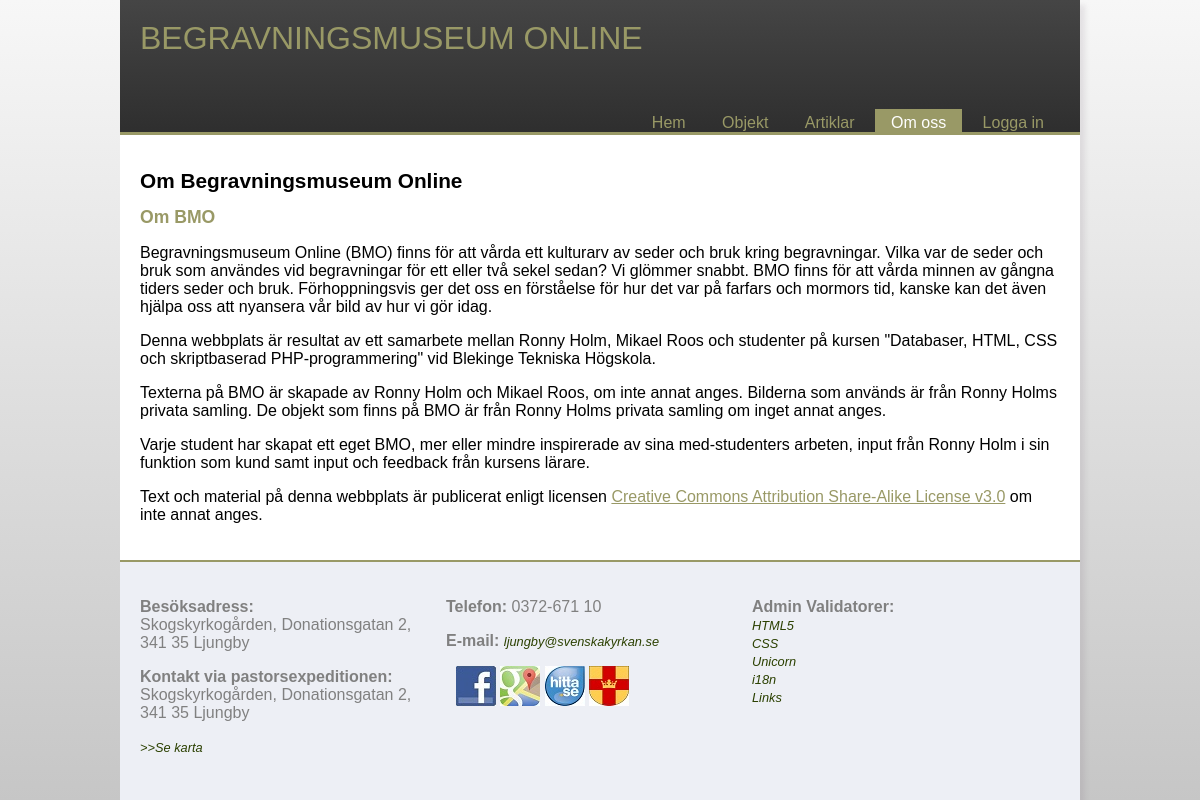
The page /om.php on the database as committed earlier.
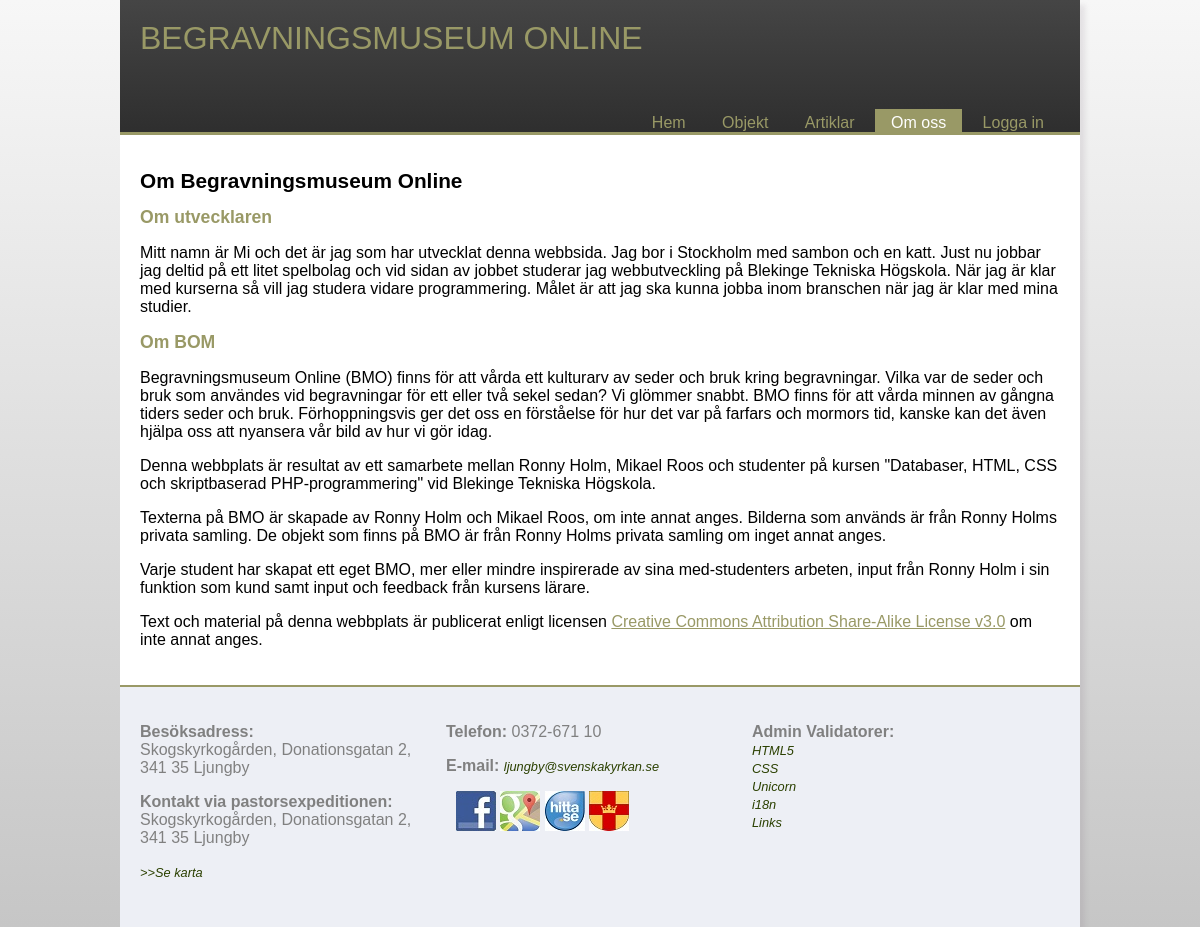
The same page on the database as committed later.
### tables this page shows
CREATE TABLE "Article" ("id" INTEGER PRIMARY KEY  AUTOINCREMENT  NOT NULL  UNIQUE , "category" TEXT, "title" TEXT, "content" TEXT, "author" TEXT, "pubdate" DATETIME NOT NULL  DEFAULT CURRENT_DATE);

### src/common.php (called while the page is built, shortened)
<?php
function getCurrentUrl() {
  $url = "http";
  $url .= (@$_SERVER["HTTPS"] == "on") ? 's' : '';
  $url .= "://";
  $serverPort = ($_SERVER["SERVER_PORT"] == "80") ? '' :
    (($_SERVER["SERVER_PORT"] == 443 && @$_SERVER["HTTPS"] == "on") ? '' : ":{$_SERVER['SERVER_PORT']}");
  $url .= $_SERVER["SERVER_NAME"] . $serverPort . htmlspecialchars($_SERVER["REQUEST_URI"]);
  return $url;
}

### om.php (the view, shortened to what this page needs)
<?php
	$pageTitle = "Om Begravningsmuseum Online";
	$pageId = "om";
	include("incl/header.php");
?>
<?php
$dbPath = dirname(__FILE__) . "/incl/artiklar/data/bmo.sqlite";
$db = new PDO("sqlite:$dbPath");
$db->setAttribute(PDO::ATTR_ERRMODE, PDO::ERRMODE_WARNING);
$stmt = $db->prepare('SELECT * FROM Article WHERE category="about";');
$stmt->execute();
$res = $stmt->fetchAll(PDO::FETCH_ASSOC);
?>
		<div id="content">
			<h1>
				<?php
					echo $pageTitle;
				?>
			</h1>
			<?php foreach($res as $about): ?>
			<article>
	            <h2><?php echo $about['title']; ?></h2>
	            <?php echo $about['content']; ?>
	        </article>
            <?php endforeach; ?>
		</div>
	<?php
		include("incl/footer.php");
	?>

### incl/header.php (shortened to what this page needs)
<?php
function isActivePage($page) {
  global $pageId;
  return $pageId === $page;
}
?>
<!DOCTYPE html>
<html lang="sv">
<head>
  <link rel="stylesheet" href="style/stylesheet.css" title="General stylesheet">
</head>
<body>
<div id="whole">
  <div id="header">
    <header id="above">
      <p id="logotitle"><a href=".">BEGRAVNINGSMUSEUM ONLINE</a></p>
    </header>
    <header id="top">
      <nav class="navmenu">
        <a class="<?php echo isActivePage('hem') ? 'active' : ''; ?>" href="index.php">Hem</a>
        <a class="<?php echo isActivePage('objekt') ? 'active' : ''; ?>" href="objekt.php">Objekt</a>
        <a class="<?php echo isActivePage('artiklar') ? 'active' : ''; ?>"   href="artiklar.php">Artiklar</a>
        <a class="<?php echo isActivePage('om') ? 'active' : ''; ?>" href="om.php">Om oss</a>
        <?php echo userLoginMenu(); ?>
      </nav>
    </header>
  </div>

### src/login.php (shortened to what this page needs)
<?php
function userIsAuthenticated() {
  if(isset($_SESSION['authenticated'])) {
    return $_SESSION['authenticated'];
  } else {
    return false;
  }
}
function userLoginMenu() {
  $menu = array(
    'login' => array('label' => 'Logga in', 'href' => 'login.php?p=login'),
    'logout' => array('label' => 'Logga ut', 'href' => 'login.php?p=logout'),
  );
  if(userIsAuthenticated()) {
    unset($menu['login']);
  } else {
    unset($menu['logout']);
  }
  $html = '';
  foreach($menu as $key => $val) {
    $html .= "<a class='" . (isActivePage('login') ? 'active' : '') . "' href='$val[href]'>$val[label]</a> ";
  }
  return $html;
}

### incl/footer.php (shortened to what this page needs)
			<footer id="bottom">
				<div class="fotter_column">
			        <p><b>Besöksadress:</b><br/> Skogskyrkogården, Donationsgatan 2, 341 35 Ljungby</p>
			        <p><b>Kontakt via pastorsexpeditionen:</b> Skogskyrkogården, Donationsgatan 2, 341 35 Ljungby</p>
			        <p><a href="https://goo.gl/maps/YUjRE" target="_blank">>>Se karta</a><br>			        <?php if (isset($pageId) && $pageId!="om") {
			        } ?></p>
			    </div>
			    <div class="fotter_column">
			        <p><b>Telefon: </b> 0372-671 10</p>
			        <p><b>E-mail: </b><a href="mailto:ljungby@svenskakyrkan.se">ljungby@svenskakyrkan.se</a></p>
			        <ul id="logos">
			        	<li><a href="https://www.facebook.com/Begravningsmuseet" target="_blank" title="BMOs facebook-sida"><img src="img/fb_logo.jpg" alt="facebook" /></a></li>
			        	<li><a href="https://goo.gl/maps/YUjRE" target="_blank" title="BMO på Google karta"><img src="img/gmap_logo.jpg" alt="google_map" /></a></li>
			        	<li><a href="http://www.hitta.se/begravningsmuseet/ljungby/yhzzl2X4mn" target="_blank" title="BMO på Hitta.se"><img src="img/hitta_logo.jpg" alt="hitta.se" /></a></li>
			        	<li><a href="http://www.svenskakyrkan.se/ljungby/begravningsmuseum" target="_blank" title="BMO på Svenska kyrkans webbsida"><img src="img/svenska_kyrkan_logo.jpg" alt="Svenska kyrkan" /></a></li>
			        </ul>
			    </div>
				<div class="fotter_column">
					<p><b>Admin Validatorer:</b><br/>
						<a href="http://validator.w3.org/check/referer">HTML5</a><br/>
						<a href="http://jigsaw.w3.org/css-validator/check/referer">CSS</a><br/>
						<a href="http://validator.w3.org/unicorn/check?ucn_uri=referer&amp;ucn_task=conformance">Unicorn</a><br/>
						<a href="http://validator.w3.org/i18n-checker/check?uri=<?php echo getCurrentUrl(); ?>">i18n</a><br/>
		 				<a href="http://validator.w3.org/checklink?uri=<?php echo getCurrentUrl(); ?>">Links</a><br/>
					</p>
			    </div>
			</footer>
	</div>
</body>
</html>

### style/stylesheet.css (style rules this page uses)
html { overflow-y: scroll; background: -webkit-linear-gradient(#F7F7F7, #C6C6C6); background: -o-linear-gradient(#F7F7F7, #C6C6C6); background: -moz-linear-gradient(#F7F7F7, #C6C6C6); background: linear-gradient(#F7F7F7, #C6C6C6); min-height:100%; }
body { font-family: Tahoma, Geneva, sans-serif; width: 960px; margin:0 auto; -webkit-box-shadow: 5px 5px 5px 0px rgba(117,105,117,0.14); -moz-box-shadow: 5px 5px 5px 0px rgba(117,105,117,0.14); }
div#content { padding: 20px; background-color: white; overflow:auto; }
h1 { font-size: 1.3em; }
h2 { font-size: 1.1em; color: #999966; }
#header { background: -webkit-linear-gradient(#454545, #2E2E2E); background: -o-linear-gradient(#454545, #2E2E2E); background: -moz-linear-gradient(#454545, #2E2E2E); background: linear-gradient(#454545, #2E2E2E); }
#logotitle { color: #999966; font-size: 2em; padding: 20px; margin-top: 0; }
#logotitle a, a:hover, a:visited { text-decoration: none; color: #999966; }
nav.navmenu { border-bottom: 3px solid #999966; text-align: right; padding-right: 20px; }
nav.navmenu a { padding: 0.3em 1em 0 1em; font-family: Tahoma, Geneva, sans-serif; text-decoration:none; display: inline-block; }
nav.navmenu a.active { background-color: #999966; color: white; }
a, a.visited { color: #999966; }
ul { list-style:none; padding-left:10px; }
#bottom { text-align: right; padding: 20px; color: gray; border-top: 2px solid #999966; background-color: #EDEFF5; height: 200px; }
#bottom a { font: italic 0.8em Arial, Helvetica, sans-serif; text-decoration:none; color: gray; }
#bottom a:link { color: #2B4000; }
.fotter_column { display: inline-block; text-align: left; float: left; width: 30%; margin-right: 30px; }
.fotter_column a { text-decoration: none; }
#logos li { display: inline; }

Rows that differ between the two databases and show on the page:
changed article: title "Om BMO" → "Om utvecklaren"; content "Begravningsmuseum Online (BMO) finns för att vårda ett kulturarv av seder och bruk kring begravningar. Vilka var de seder och bruk som användes vid begravningar för ett eller två sekel sedan? Vi glömmer snabbt. BMO finns för att vårda minnen av gångna tiders seder och bruk. Förhoppningsvis ger det oss en förståelse för hur det var på farfars och mormors tid, kanske kan det även hjälpa oss att nyansera vår bild av hur vi gör idag. Denna webbplats är resultat av ett samarbete mellan Ronny Holm, Mikael Roos och studenter på kursen \"Databaser, HTML, CSS och skriptbaserad PHP-programmering\" vid Blekinge Tekniska Högskola. Texterna på BMO är skapade av Ronny Holm och Mikael Roos, om inte annat…" → "Mitt namn är Mi och det är jag som har utvecklat denna webbsida. Jag bor i Stockholm med sambon och en katt. Just nu jobbar jag deltid på ett litet spelbolag och vid sidan av jobbet studerar jag webbutveckling på Blekinge Tekniska Högskola. När jag är klar med kurserna så vill jag studera vidare programmering. Målet är att jag ska kunna jobba inom branschen när jag är klar med mina studier."
added article: title "Om BOM", content "Begravningsmuseum Online (BMO) finns för att vårda ett kulturarv av seder och bruk kring begravningar. Vilka var de seder och bruk som användes vid begravningar för ett eller två sekel sedan? Vi glömmer snabbt. BMO finns för att vårda minnen av gångna tiders seder och bruk. Förhoppningsvis ger det oss en förståelse för hur det var på farfars och mormors tid, kanske kan det även hjälpa oss att nyansera vår bild av hur vi gör idag. Denna webbplats är resultat av ett samarbete mellan Ronny Holm, Mikael Roos och studenter på kursen \"Databaser, HTML, CSS och skriptbaserad PHP-programmering\" vid Blekinge Tekniska Högskola. Texterna på BMO är skapade av Ronny Holm och Mikael Roos, om inte annat…"
